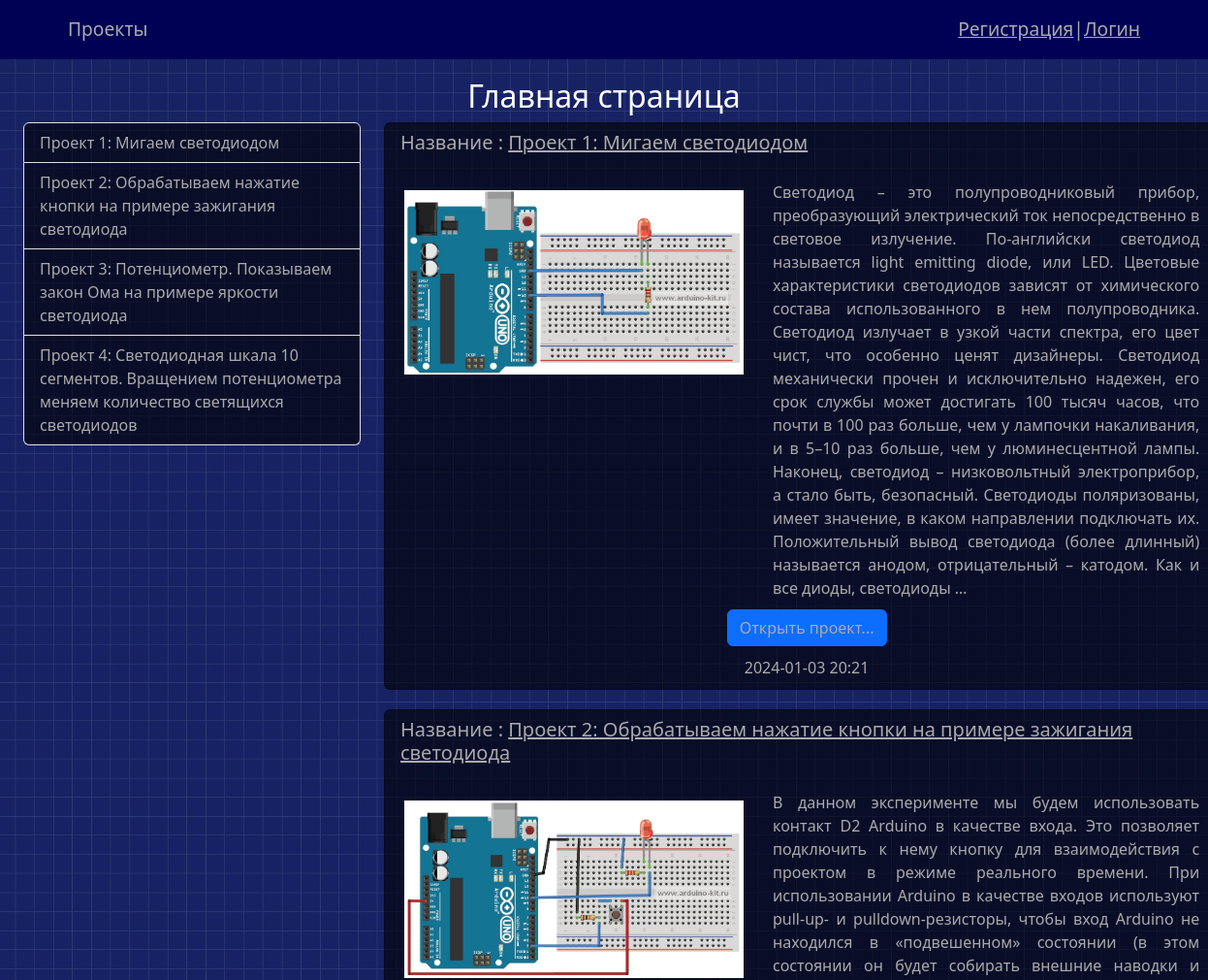
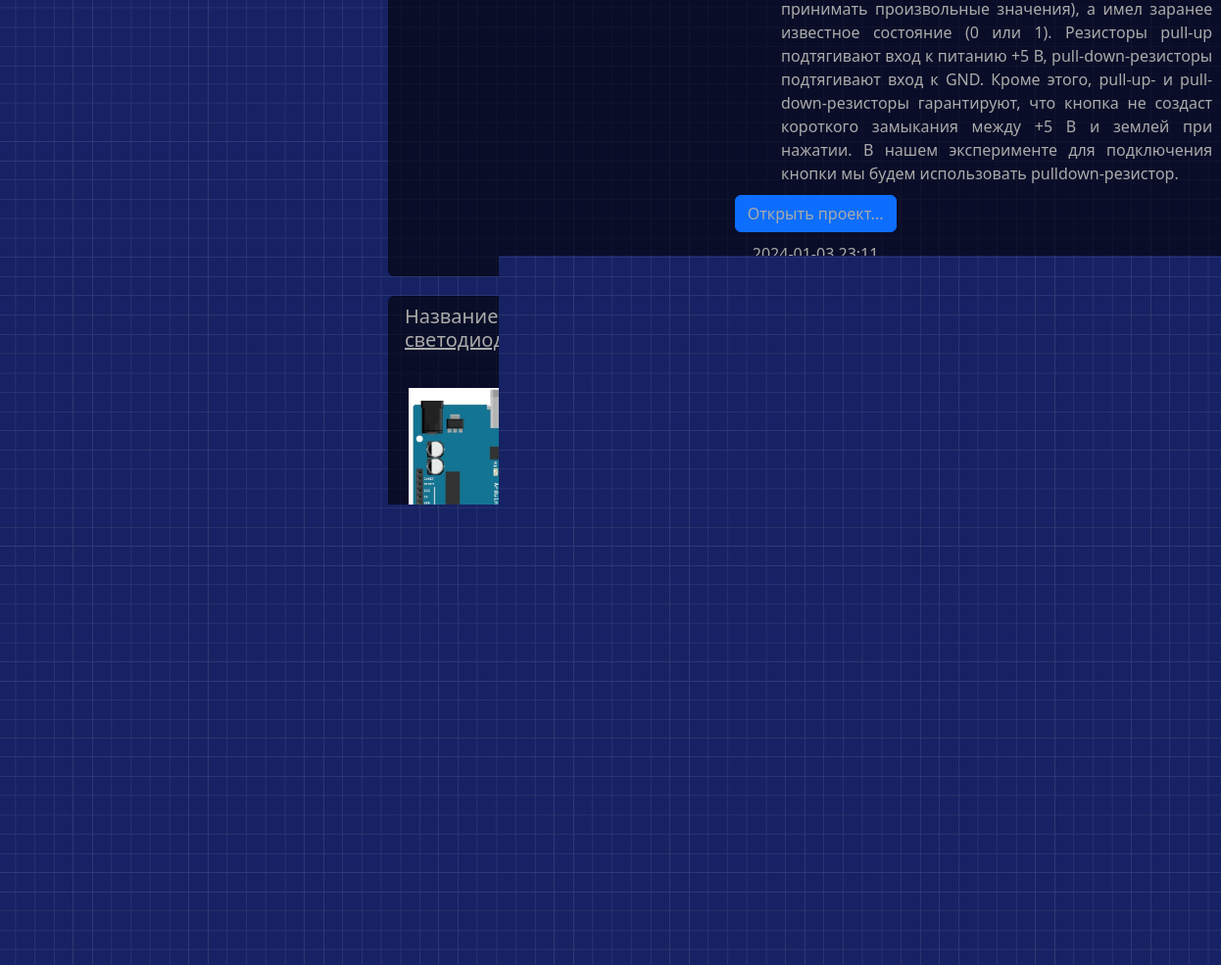
The page /pro/ on the database its author committed (2 pictures, top to bottom).
### Projects/models.py (models this page shows)
class Projects(models.Model):
    title = models.CharField(max_length=150, verbose_name='Название')                      # название проекта
    content = models.TextField(blank=True, verbose_name='Текст')                            # содержание проекта
    created_at = models.DateTimeField(auto_now_add=True, verbose_name='Время создания')     # время создания проекта
    updated_at = models.DateTimeField(auto_now=True, verbose_name='Время изменения')        # время изменения проекта
    photo = models.ImageField(upload_to='media/%Y/%m/%d', verbose_name='Медиа')
    is_published = models.BooleanField(default=True, verbose_name='Публикация')
    def get_absolute_url(self):
        return reverse_lazy('View_Pro', kwargs={'pk': self.pk})
    class Meta:
        verbose_name = 'Проект'
        verbose_name_plural = 'Проекты'
        ordering = ['created_at']      # сортировка по времени создания created_at (-created_at - обратный порядок)

### Projects/views.py (the view)
# urls.py: path('pro/',            HomePro.as_view(),  name='Home'),       # обработка запроса http://127.0.0.1:8000/pro/
class HomePro(ListView):
    model = Projects                                # получаем модель БД Projects
    context_object_name = 'projects'                #
    template_name = 'Projects/home_pro_list.html'   # шаблон страницы
    extra_context = {'title': 'Проекты'}            #
    paginate_by = 3                                 # кол-во новостей на странице
    def get_context_data(self, *, object_list=None, **kwargs):
        context = super().get_context_data(**kwargs)
        context['title'] = 'Главная страница'        # получаем в контекст в поле шаблона title текст 'Главная страница'
        return context
    def get_queryset(self):
        return Projects.objects.all()

### Projects/templatetags/human_tags.py (called while the page is built)
@register.simple_tag(name='get_list_pro')   # обращается файл templatetags/ink/_sidebar.html - боковой список -->
def get_projects():
    return Projects.objects.all()

### Projects/templates/Projects/home_pro_list.html (shortened to what this page needs)
{% extends 'base.html' %}
{% block sidebar %}
{% include 'inc/_sidebar.html' %}
{% endblock %}
{% block content %}
    {% for item in projects %}
        <div class="card mb-6" style="width: 70vw; margin-bottom: 20px">
            <div class="card-header">
                <h5>Название : <a href="{{ item.get_absolute_url }}">{{item.title}}</a></h5>
            </div>
            <div class="media" style="display:flex">
                <div class="media-photo" style="margin: 20px ">
                    {% if item.photo %}
                        <img src="{{ item.photo.url}}" class="mr-3" width="350" alt="Photo">
                    {% else %}
                        <h6>Фото нет</h6>
                    {% endif %}
                </div>
                <div class="madia-body" style="margin: 10px">
                    {% autoescape off %}
                        <p class="card-text">{{ item.content|truncatewords:110 }}</p>
                    {% endautoescape %}
                </div>
            </div>
                <a href="{{ item.get_absolute_url }}" class="btn btn-primary" style="margin-left: auto; margin-right: auto;">Открыть проект...</a>
            <div class="date" style="margin-left: auto; margin-right: auto; ">
                <p style="margin: 10px; ">
                    {{ item.created_at|date:'Y-m-d H:i' }}
                </p>
            </div>
        </div>
    {% endfor %}
{% endblock %}

### templates/base.html (shortened to what this page needs)
<!doctype html>
{% load static %}
<link href="{% static 'css/style.css' %}" rel="stylesheet">
{% include 'inc/_nav.html' %}
<html lang="ru">
    <head>
        <link href="{% static 'bootstrap/css/bootstrap.min.css' %}" rel="stylesheet">
    </head>
    <div style="height: 80px"></div>
    <body id="body-pro">
        <h2 style="text-align: center">{{ title }}</h2>
        <div class="container mt-6" style="margin: 0px">
            <div class="row" style="margin: 0px;">
                <div class="col-md-4">
                    {% block sidebar %}SIDEBAR{% endblock %}
                </div>
                <div class="col-md-8">
                    {% block content %}CONTENT{% endblock %}
                </div>
            </div>
        </div>
        {% if page_obj.has_other_pages %}
            <div style="width: 90vw">
                <ul class="pagination" style="margin-left: 50%;">
                    {% for p in page_obj.paginator.page_range %}
                        {% if page_obj.number == p %}
                            <li class="page-item active" aria-current="page">
                                <a class="page-link" href="?page={{ p }}"> {{ p }}  </a>
                            </li>
                        {% elif p > page_obj.number|add:-3 and p < page_obj.number|add:3 %}
                            <li class="page-item">
                                <a class="page-link" href="?page={{ p }}">{{ p }}</a>
                            </li>
                        {% endif %}
                    {% endfor %}
                    {% if page_obj.has_next %}
                        <li class="page-item">
                            <a class="page-link"  href="?page={{ page_obj.next_page_number }}">След...</a>
                        </li>
                    {% endif %}
                </ul>
            </div>
        {% endif %}
    </body>
</html>

### templates/inc/_nav.html (shortened to what this page needs)
<nav id="navbar" class="navbar navbar-expand-lg bg-light">
  <div class="container-fluid">
    <div class="collapse navbar-collapse" id="navbarNav" style="margin-left: 50px">
      <ul class="navbar-nav">
        <li class="nav-item">
          <a class="nav-link active" aria-current="page" href="{% url 'Home' %}">Проекты</a>
        </li>
      </ul>
    </div>
  </div>
  <span class="navbar-text" style="margin-right: 50px; display: flex;">
    {% if request.user.is_authenticated %}
    <span class="auth" style="width: 300px; /* Ширина */ margin: 2px; display: inline;">
      Добро пожаловать, {{ user.username }}.
    </span>
    <span class="auth" style="margin: 2px; display: flex;">
      <a href="{% url 'Logout' %}">Выйти</a>
    </span>
    {% else %}
    <span class="noauth" style="margin-right: 20px; display: flex;">
      <a href="{% url 'Register' %}">Регистрация</a> | <a href="{% url 'Login' %}">Логин</a>
    </span>
    {% endif %}
  </span>
</nav>

### templates/inc/_sidebar.html (shortened to what this page needs)
{% load human_tags %}
{% get_list_pro as projects %}
<div class="list-group">
    {% for pro in projects %}
    <a href="{{ pro.get_absolute_url }}" class="list-group-item list-group-item-action">{{ pro.title }}
        </a>
    {% endfor %}
</div>

### ForumRadio/static/css/style.css (style rules this page uses)
#navbar { --bs-bg-opacity: 0; background-color: #005 !important; position: fixed; top: 0; left: 0; width: 100%; z-index: 9999; font-size: 1.2em; }
.card-text { text-align: justify; !important; margin-right: 20px; }
.list-group-item-action, .card { --bs-bg-opacity: 0; background-color: #0009 !important; }
.navbar-brand, .nav-link, .navbar-text, a, .card-header, .madia-body { color: #aaa !important; }
p { color: #aaa !important; }
#body-pro { color: #fff; background-image: url(images/pro-fon.jpg); background-size: 100%; background-attachment: fixed; }

### rows shown on the page
Projects: title "Проект 1: Мигаем светодиодом", photo (picture), content "Светодиод – это полупроводниковый прибор, преобразующий электрический ток непосредственно в световое излучение. По-английски светодиод называется light emitting diode, или LED. Цветовые характеристики светодиодов зависят от химического состава использованного в нем полупроводника. Светодиод излучает в узкой части спектра, его цвет чист, что особенно ценят дизайнеры. Светодиод механически прочен и исключительно надежен, его срок службы может достигать 100 тысяч часов, что почти в 100 раз больше, чем у лампочки накаливания, и в 5–10 раз больше, чем у люминесцентной лампы. Наконец, светодиод – низковольтный электроприбор, а стало быть, безопасный. Светодиоды поляризованы, имеет значение, в…", created_at "2024-01-03 20:21"
Projects: title "Проект 2: Обрабатываем нажатие кнопки на примере зажигания светодиода", photo (picture), content "В данном эксперименте мы будем использовать контакт D2 Arduino в качестве входа. Это позволяет подключить к нему кнопку для взаимодействия с проектом в режиме реального времени. При использовании Arduino в качестве входов используют pull-up- и pulldown-резисторы, чтобы вход Arduino не находился в «подвешенном» состоянии (в этом состоянии он будет собирать внешние наводки и принимать произвольные значения), а имел заранее известное состояние (0 или 1). Резисторы pull-up подтягивают вход к питанию +5 В, pull-down-резисторы подтягивают вход к GND. Кроме этого, pull-up- и pull-down-резисторы гарантируют, что кнопка не создаст короткого замыкания между +5 В и землей при нажатии. В нашем…", created_at "2024-01-03 23:11"
Projects: title "Проект 3: Потенциометр. Показываем закон Ома на примере яркости светодиода", photo (picture), content "В эксперименте 1 для подключения светодиода к цифровому выходу мы использовали ограничительный резистор номиналом 220 Ом. Сейчас мы рассмотрим, как подобрать ограничительный резистор и как будет влиять номинал резистора на яркость светодиода. Самым главным уравнением для любого инженера-электрика является закон Ома. Закон Ома определяет отношения между напряжением, током и сопротивлением в цепи. Закон Ома определяется следующим образом: V = I×R, где V – напряжение в вольтах; I – ток в амперах; R – сопротивление в омах. В электрической схеме каждый компонент имеет некоторое сопротивление, что снижает напряжение. Светодиоды имеют предопределенное падение напряжения на них и предназначены для…", created_at "2024-01-03 23:19"
Projects: title "Проект 4: Светодиодная шкала 10 сегментов. Вращением потенциометра меняем количество светящихся светодиодов"

### other values the page prints
{{ title }} "Главная страница"
